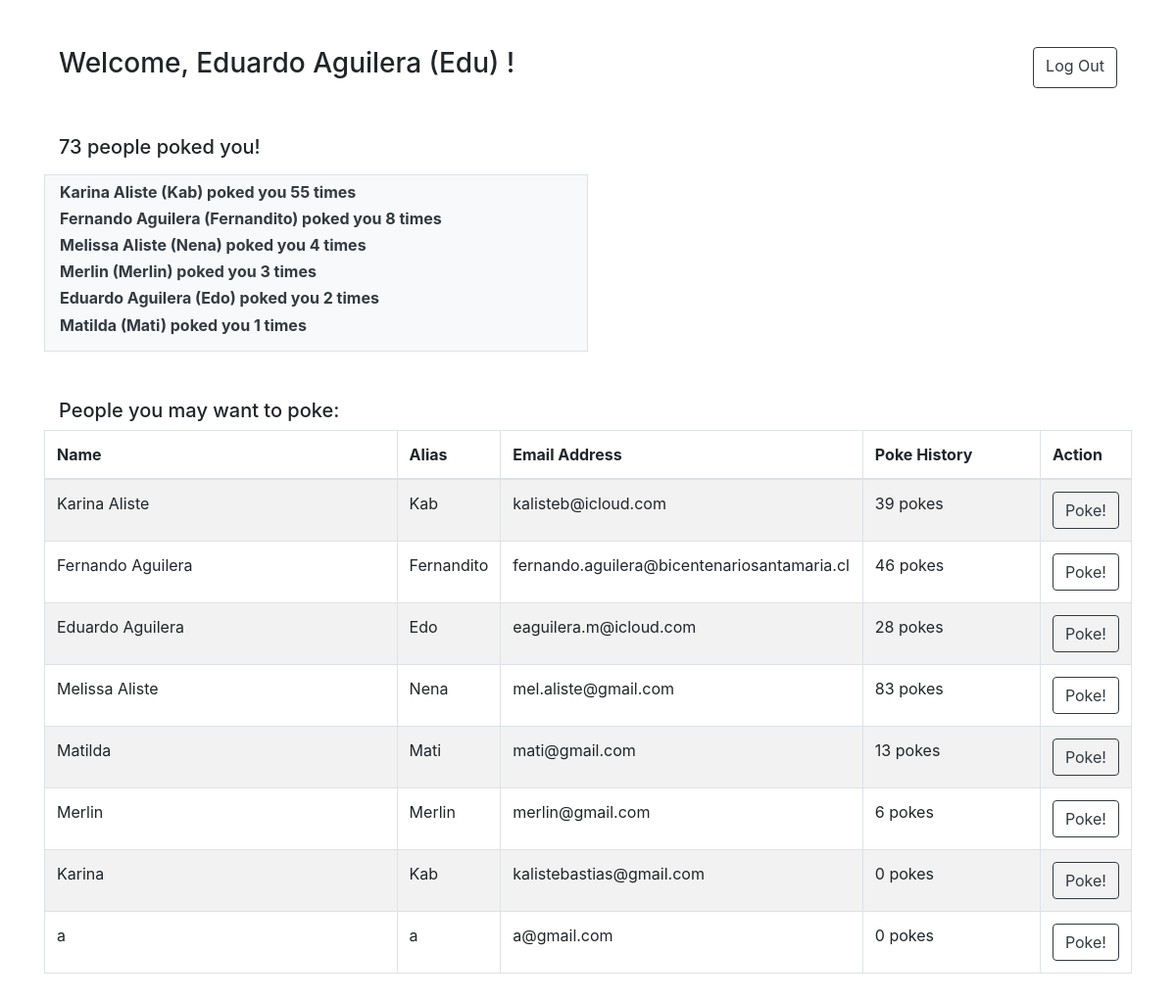
Page /home/ (signed in) on the committed database.
### login/models.py (models this page shows)
class User(models.Model):
    id = models.AutoField(primary_key=True)
    nombre = models.CharField(max_length=40)
    alias = models.CharField(max_length=40)
    email = models.CharField(max_length=40)
    password = models.CharField(max_length=20)
    cumple = models.DateTimeField()
    rol = models.PositiveIntegerField(default=1)
    historico = models.IntegerField(default=0)
    created_at = models.DateTimeField(auto_now_add=True)
    updated_at = models.DateTimeField(auto_now=True)
    objects = UserManager()

### home/views.py (the view)
# urls.py: 2. Add a URL to urlpatterns:  path('', views.home, name='home')
def home(request):
    active_user = User.objects.get(id=request.session['user_id'])
    lista_usuarios = User.objects.all()
    mis_pokes=[]
    poke_user = Poke.objects.filter(receptor = active_user).values('emisor').annotate(total=Count('emisor')).order_by('-total')#.reverse() para orden descendente o usar signo -
    for user in poke_user:
        mis_pokes.append(
            {
            "emisor":User.objects.filter(id=user["emisor"]), #queryset
            "total":user["total"]
            }
        )
    context = {
        "active_user": active_user,
        "lista_usuarios": lista_usuarios,
        "mis_pokes" : mis_pokes, #arreglo de diccionarios
        "poke_user" : poke_user,
    }
    return render(request, 'home.html', context)

### login/templates/home.html (shortened to what this page needs)
<!DOCTYPE html>
<html lang="en">
<head>
    {% load static %}
    <link rel="stylesheet" href="https://cdn.jsdelivr.net/npm/bootstrap@4.6.0/dist/css/bootstrap.min.css">
</head>
<body>
    <div class="container my-5">
        <div class="container-fluid">
            <div class="row d-flex mb-5">
                <div class="col-10 d-sm-block">
                    <h3>Welcome, {{active_user.nombre}} ({{active_user.alias}}) !</h3>
                </div>
                <div class="col-2 d-flex justify-content-end">
                    <a href="/logout" class="btn btn-outline-dark">Log Out</a>
                </div>
            </div>
            {% for usuario in lista_usuarios %} {% if usuario.id == active_user.id %}
            <h5 class="mb-3"> {{usuario.historico}} people poked you!</h5>
            {% endif %} {% endfor%}
            <div class=" row mb-5 ">
                <div class="col-6 border border-ligth py-2 bg-light text-dark ">
                    {% for usuario in mis_pokes %}
                    <h6><strong>{{usuario.emisor.0.nombre}} ({{usuario.emisor.0.alias}}) poked you {{usuario.total}}  times</strong></h6>
                    {% endfor %}
                </div>
            </div>
        </div>
        <div class="container-fluid ">
            <h5>People you may want to poke:</h5>
        </div>
        <table class="mb-4 table table-striped table-bordered ">
            <thead>
                <tr>
                    <th scope="col " class="col-4 ">Name</th>
                    <th scope="col " class="col-1 ">Alias</th>
                    <th scope="col " class="col-4 ">Email Address</th>
                    <th scope="col " class="col-2 ">Poke History</th>
                    <th scope="col " class="col-1 ">Action</th>
                </tr>
            </thead>
            <tbody>
                {% for usuario in lista_usuarios %} {% if usuario.id != active_user.id %}
                <tr>
                    <td>{{usuario.nombre}}</td>
                    <td>{{usuario.alias}}</td>
                    <td>{{usuario.email}}</td>
                    <td>{{usuario.historico}} pokes</td>
                    <td>
                        <form action="addpoke" method="POST">
                            <button class="btn btn-outline-dark" type="submit" name="poke">Poke!</button>
                        </form>
                    </td>
                </tr>
                {% endif %} {% endfor%}
            </tbody>
        </table>
    </div>
</body>
</html>

### rows in the picture
User: nombre "Eduardo Aguilera", alias "Edu", historico "73"
User: emisor.0.nombre "Karina Aliste", emisor.0.alias "Kab", nombre "Karina Aliste", alias "Kab", email "kalisteb@icloud.com", historico "39"
User: emisor.0.nombre "Fernando Aguilera", emisor.0.alias "Fernandito", nombre "Fernando Aguilera", alias "Fernandito", email "fernando.aguilera@bicentenariosantamaria.cl", historico "46"
User: emisor.0.nombre "Melissa Aliste", emisor.0.alias "Nena", nombre "Melissa Aliste", alias "Nena", email "mel.aliste@gmail.com", historico "83"
User: emisor.0.nombre "Merlin", emisor.0.alias "Merlin", nombre "Merlin", alias "Merlin", email "merlin@gmail.com", historico "6"
User: emisor.0.nombre "Eduardo Aguilera", emisor.0.alias "Edo", nombre "Eduardo Aguilera", alias "Edo", email "eaguilera.m@icloud.com", historico "28"
User: emisor.0.nombre "Matilda", emisor.0.alias "Mati", nombre "Matilda", alias "Mati", email "mati@gmail.com", historico "13"
User: nombre "Karina", alias "Kab", email "kalistebastias@gmail.com", historico "0"
User: nombre "a", alias "a", email "a@gmail.com", historico "0"

### other values in the picture
{{ usuario.total }} "55" "8" "4" "3" "2" "1"
